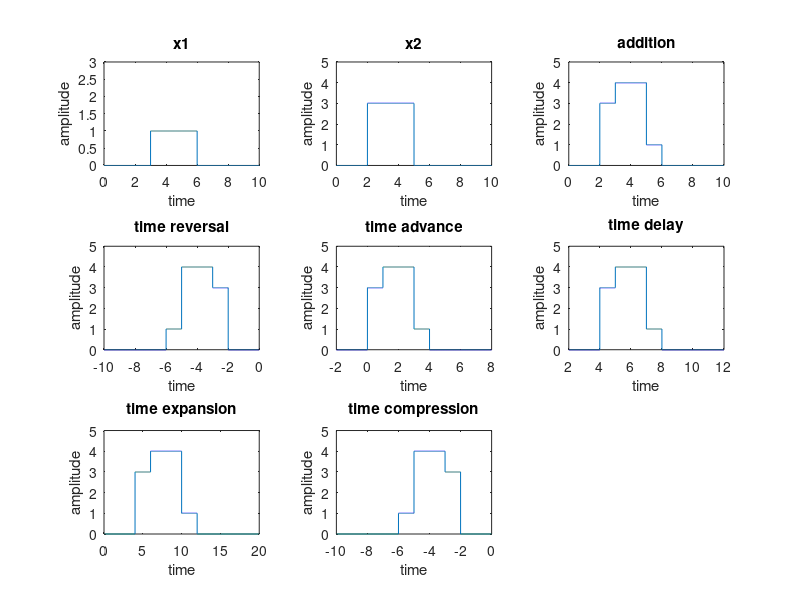

The MATLAB source for this figure:
clc 
clear
t = 0:0.001:10;
x1 = zeros(size(t));
x2 = zeros(size(t));
x1((t>=3)&(t<=6))=1;
x2((t>=2)&(t<=5))= 3;
subplot(3,3,1);
plot(t,x1);
xlabel('time');
ylabel('amplitude');
ylim([0,3]);
title('x1');
subplot(3,3,2);
plot(t,x2);
xlabel('time');
ylabel('amplitude');
ylim([0,5]);
title('x2');
a = x1 + x2;
subplot(3,3,3);
plot(t,a);
xlabel('time');
ylabel('amplitude');
ylim([0,5]);
title('addition');
trev = -t;
subplot(3,3,4);
plot(trev , a);
xlabel('time');
ylabel('amplitude');
ylim([0,5]);
title('time reversal');
tadv = t-2;
subplot(3,3,5);
plot(tadv , a);
xlabel('time');
ylabel('amplitude');
ylim([0,5]);
title('time advance');
tdel = t+2;
subplot(3,3,6);
plot(tdel , a);
xlabel('time');
ylabel('amplitude');
ylim([0,5]);
title('time delay');
texp = 2*t;
subplot(3,3,7);
plot(texp , a);
xlabel('time');
ylabel('amplitude');
ylim([0,5]);
title('time expansion');
tcomp = 0.5*t;
subplot(3,3,8);
plot(trev , a);
xlabel('time');
ylabel('amplitude');
ylim([0,5]);
title('time compression');
